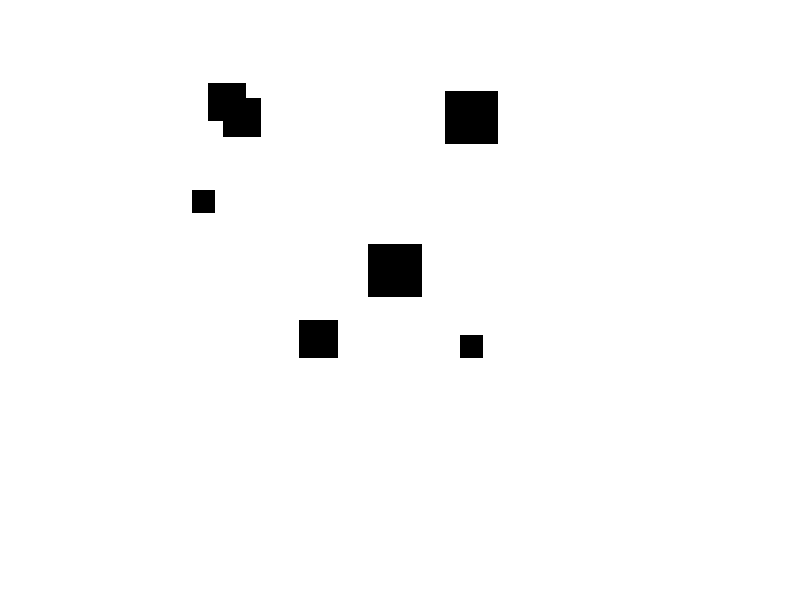

Reproduce this figure in MATLAB. (Note: this script raises an error after producing the figure.)
clc
clear all
close all
%%
dim=[64,64];
obs=[10,10,2;39,20,3;8,8,3;30,30,4;40,40,1;21,5,1;10,40,5];
robotsize=2;
grid=ones(dim);
for i=1:size(obs,1)
    x=obs(i,1);
    y=obs(i,2);
    r=obs(i,3);
    grid(x,y)=1;
    grid(fix(-r/2)+x-1:fix(r/2)+x+1,fix(-r/2)+y-1:fix(r/2)+y+1)=0;
end
figure,imshow(grid);
fun=@(m,s)choice(m,s);
S=qtdecomp(grid,fun,robotsize);
blocks = true(size(S));
for dim = [64 32 16 8 4 2]
    numblocks = length(find(S==dim));
    if (numblocks > 0)
        values = repmat(uint8(1),[dim dim numblocks]);
        values(2:dim,2:dim,:) = 0;
        blocks = qtsetblk(blocks,S,dim,values);
    end
end
blocks(end,1:end) = 1;
blocks(1:end,end) = 1;
blocks=imcomplement(blocks);
for i=1:size(obs,1)
    x=obs(i,1);
    y=obs(i,2);
    r=obs(i,3);
    blocks(fix(-r/2)+x-1:fix(r/2)+x+1,fix(-r/2)+y-1:fix(r/2)+y+1)=0;
end
figure, imshow(blocks,[])
%% Filling Holes
% for dim=[64 32 16 8 4 2]
%     [vals,r,c]=qtgetblk(grid,S,4);
%     for i=1:size(r,1)
%         x=r(i);
%         y=c(i);
%         offsetX=x+size(vals(:,:,i),1)-1;
%         offsetY=y+size(vals(:,:,i),2)-1;
%         square=getIdx(x,y,offsetX,offsetY);
%         if ~isempty(find(ismember(double(blocks(x:offsetX,y:offsetY)),1), 1))
% %             blocks(x:offsetX-1,y:offsetY-1)=0(size(offsetX-x,offsetY-y));
% %             grid(x:offsetX-1,y:offsetY-1)=0;
%         end
%         
%     end
% end
% figure, imshow(blocks,[])





%%
function idx=getIdx(x,y,offsetX,offsetY)
idx=double.empty(0,2);
for i=x:offsetX
    idx=vertcat(idx,[i*ones(1,offsetX-x+1);y:offsetY]');
end
end

%% Centroid
% bc=regionprops(blocks,'centroid','FilledImage');
%
% centroids = cat(1,bc.Centroid);
% figure
% imshow(blocks)
% hold on
% plot(centroids(:,1),centroids(:,2),'b*')
% hold off
% %%
% J=fill(double(blocks),'holes');
% figure
% imshow(J)

